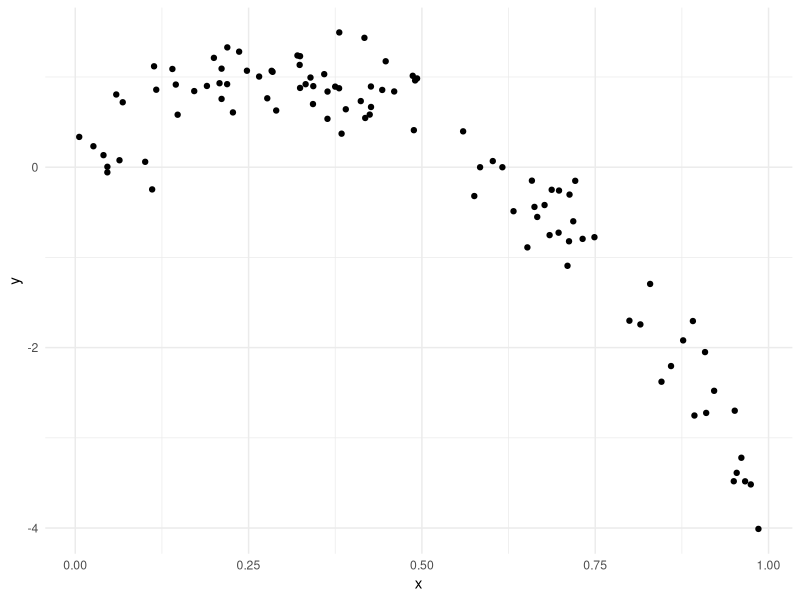
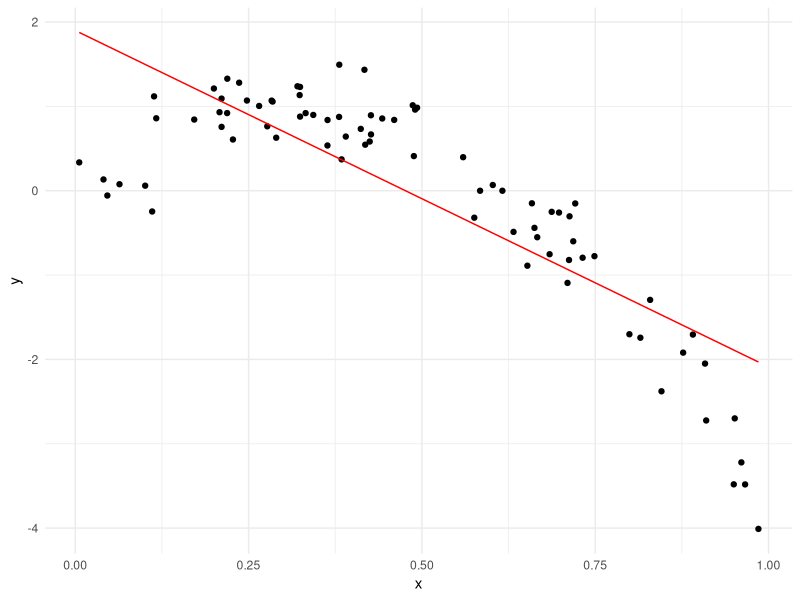
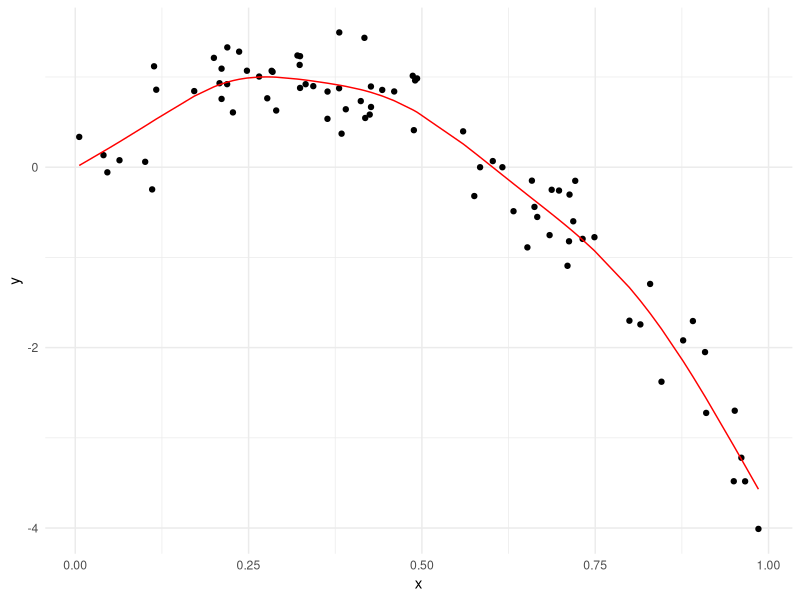
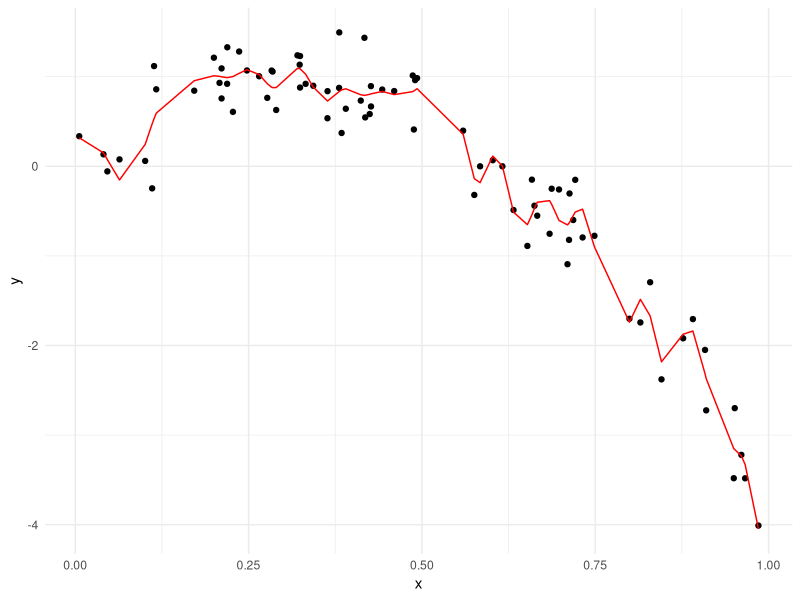
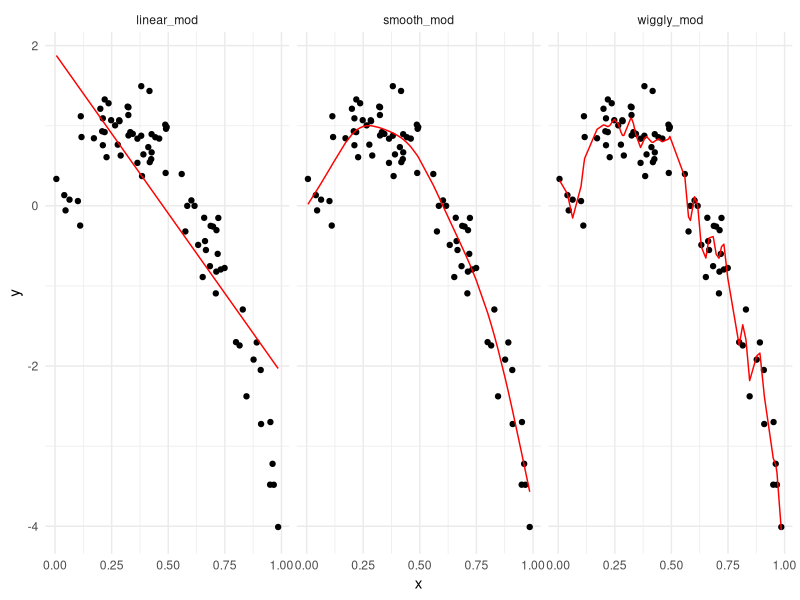

Reproduce these figures in R, in order.
## ---- chunk 1
library(tidyverse)
library(modelr)
library(mgcv)

knitr::opts_chunk$set(
  fig.width = 6,
  fig.asp = .6,
  out.width = "90%"
)

theme_set(theme_minimal() + theme(legend.position = "bottom"))

options(
  ggplot2.continuous.colour = "viridis",
  ggplot2.continuous.fill = "viridis"
)

scale_colour_discrete = scale_colour_viridis_d
scale_fill_discrete = scale_fill_viridis_d
## ---- chunk 2
nonlin_df <- 
  tibble(
    id = 1:100,
    x = runif(100, 0, 1),
    y = 1 - 10 * (x - 0.3) ^ 2 + rnorm(100, 0, 0.3)
  )
## ---- chunk 3
nonlin_df %>% 
  ggplot(aes(x = x, y = y)) +
  geom_point()
## ---- chunk 4
train_df <- sample_n(nonlin_df, size = 80)
test_df <- anti_join(nonlin_df, train_df, by = "id")
## ---- chunk 5
linear_mod <- lm(y ~ x, data = train_df)
smooth_mod <- gam(y ~ s(x), data = train_df)
wiggly_mod <- gam(y ~ s(x, k = 30), sp = 10e-6, data = train_df)
## ---- chunk 6
train_df %>% 
  add_predictions(linear_mod) %>% 
  ggplot(aes(x = x, y = y)) +
  geom_point() +
  geom_line(aes(y = pred), color = "red")
## ---- chunk 7
train_df %>% 
  add_predictions(smooth_mod) %>% 
  ggplot(aes(x = x, y = y)) +
  geom_point() +
  geom_line(aes(y = pred), color = "red")
## ---- chunk 8
train_df %>% 
  add_predictions(wiggly_mod) %>% 
  ggplot(aes(x = x, y = y)) +
  geom_point() +
  geom_line(aes(y = pred), color = "red")
## ---- chunk 9
train_df %>% 
  gather_predictions(linear_mod, smooth_mod, wiggly_mod) %>% 
  ggplot(aes(x = x, y = y)) +
  geom_point() +
  geom_line(aes(y = pred), color = "red") +
  facet_grid(. ~ model)
## ---- chunk 10
rmse(linear_mod, test_df)
rmse(smooth_mod, test_df)
rmse(wiggly_mod, test_df)
